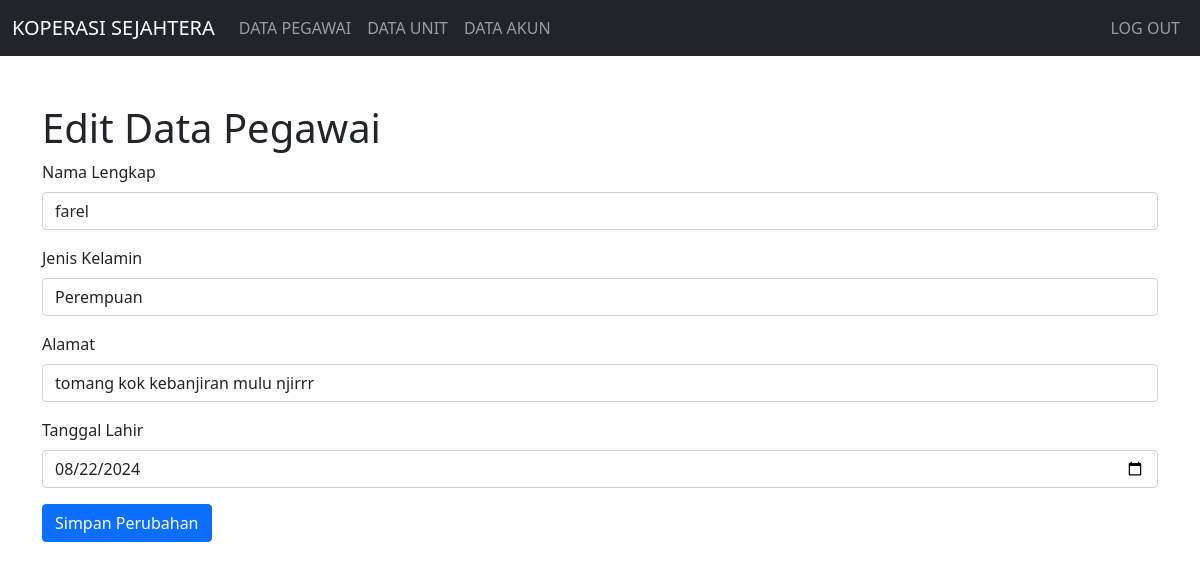
The page /modules/pegawai/editpegawai.php?id=1 on the database its author committed.
### tables this page shows
CREATE TABLE `pegawai` (
  `idpegawai` int(11) NOT NULL,
  `namalengkap` varchar(200) NOT NULL,
  `jk` varchar(20) NOT NULL,
  `alamat` text NOT NULL,
  `tanggallahir` date NOT NULL
);

### config/controller.php (called while the page is built, shortened)
<?php
include "database.php";
function select($query)
{
    global $db;
    $result = mysqli_query($db, $query);
    $rows = [];
    while ($row = mysqli_fetch_assoc($result)) {
        $rows[] = $row;
    }
    return $rows;
}

### modules/pegawai/editpegawai.php (the view, shortened to what this page needs)
<?php
include '../../layout/header.php';
$idpegawai = (int)$_GET['id'];
$dataPegawai = select("SELECT * FROM pegawai WHERE idpegawai = $idpegawai")[0];
?>
<div class="container mt-5">
    <h1>
        <marquee behavior="" direction="">Edit Data Pegawai</marquee>
    </h1>
    <form action="" method="post" enctype="multipart/form-data">
        <div class="mb-3">
            <label for="namalengkap" class="form-label">Nama Lengkap</label>
            <input type="text" class="form-control" id="namalengkap" name="namalengkap" placeholder="Nama Lengkap.." value="<?= $dataPegawai['namalengkap']; ?>" required>
        </div>
        <div class="mb-3">
            <label for="jk" class="form-label">Jenis Kelamin</label>
            <select name="jk" id="jk" class="form-control" required>
                <option value="Perempuan" <?php if ($dataPegawai['jk'] == 'Perempuan') echo "selected"; ?>>Perempuan</option>
            </select>
        </div>
        <div class="mb-3">
            <label for="alamat" class="form-label">Alamat</label>
            <input type="text" class="form-control" id="alamat" name="alamat" value="<?= $dataPegawai['alamat']; ?>" placeholder="Alamat.." required>
        </div>
        <div class="mb-3">
            <label for="tanggallahir" class="form-label">Tanggal Lahir</label>
            <input type="date" class="form-control" id="tanggallahir" value="<?= $dataPegawai['tanggallahir']; ?>" name="tanggallahir" required>
        </div>
        <button type="submit" name="ubah" class="btn btn-primary">Simpan Perubahan</button>
    </form>
</div>

### rows shown on the page
pegawai: namalengkap "farel", jk "Perempuan", alamat "tomang kok kebanjiran mulu njirrr", tanggallahir "08/22/2024"
